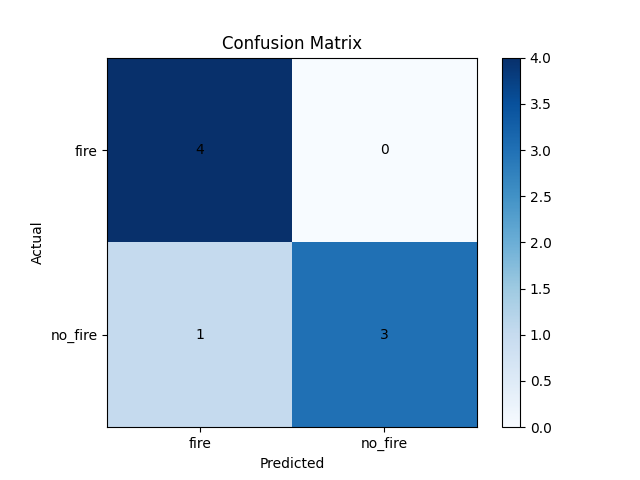

Recreate this plot in Python.
import numpy as np
import matplotlib.pyplot as plt
from sklearn.metrics import confusion_matrix

# Example true labels and predictions
y_true = [0,1,0,1,0,1,1,0]
y_pred = [0,1,0,0,0,1,1,0]

labels = ["fire","no_fire"]

cm = confusion_matrix(y_true, y_pred)

plt.imshow(cm, cmap="Blues")
plt.colorbar()

plt.xticks(range(len(labels)), labels)
plt.yticks(range(len(labels)), labels)

plt.xlabel("Predicted")
plt.ylabel("Actual")
plt.title("Confusion Matrix")

for i in range(len(labels)):
    for j in range(len(labels)):
        plt.text(j, i, cm[i, j], ha="center", va="center", color="black")

plt.savefig("confusion_matrix.png")
print("Confusion matrix saved as confusion_matrix.png")
plt.show()
